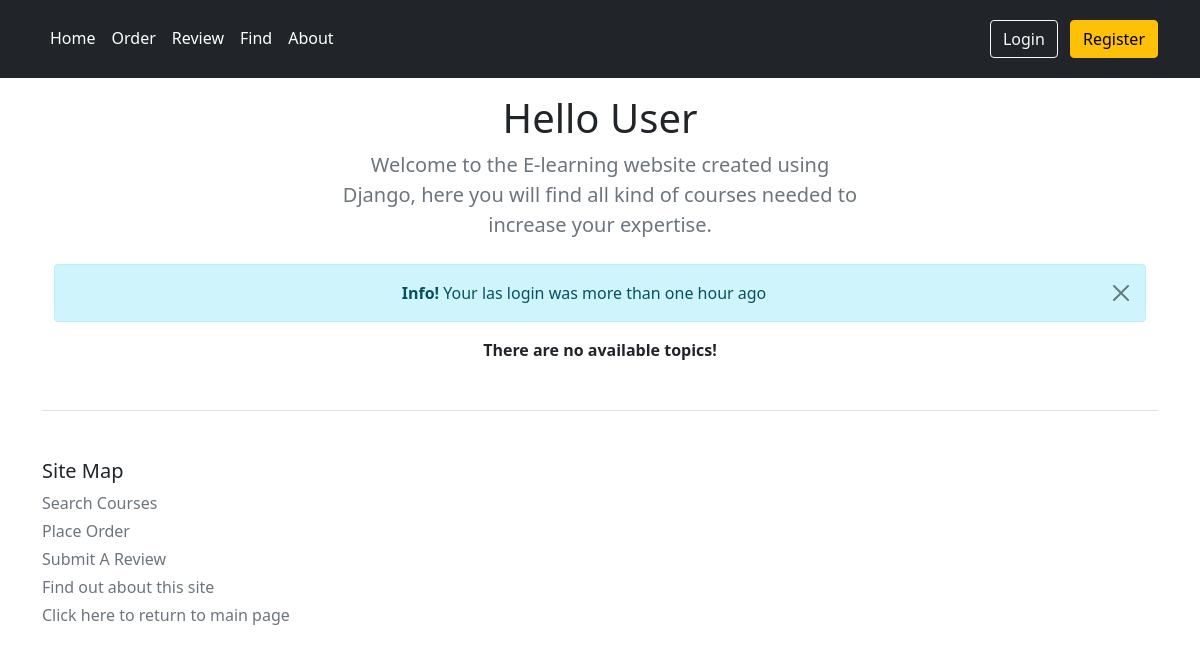
The page /CRMS/ on the database as committed earlier.
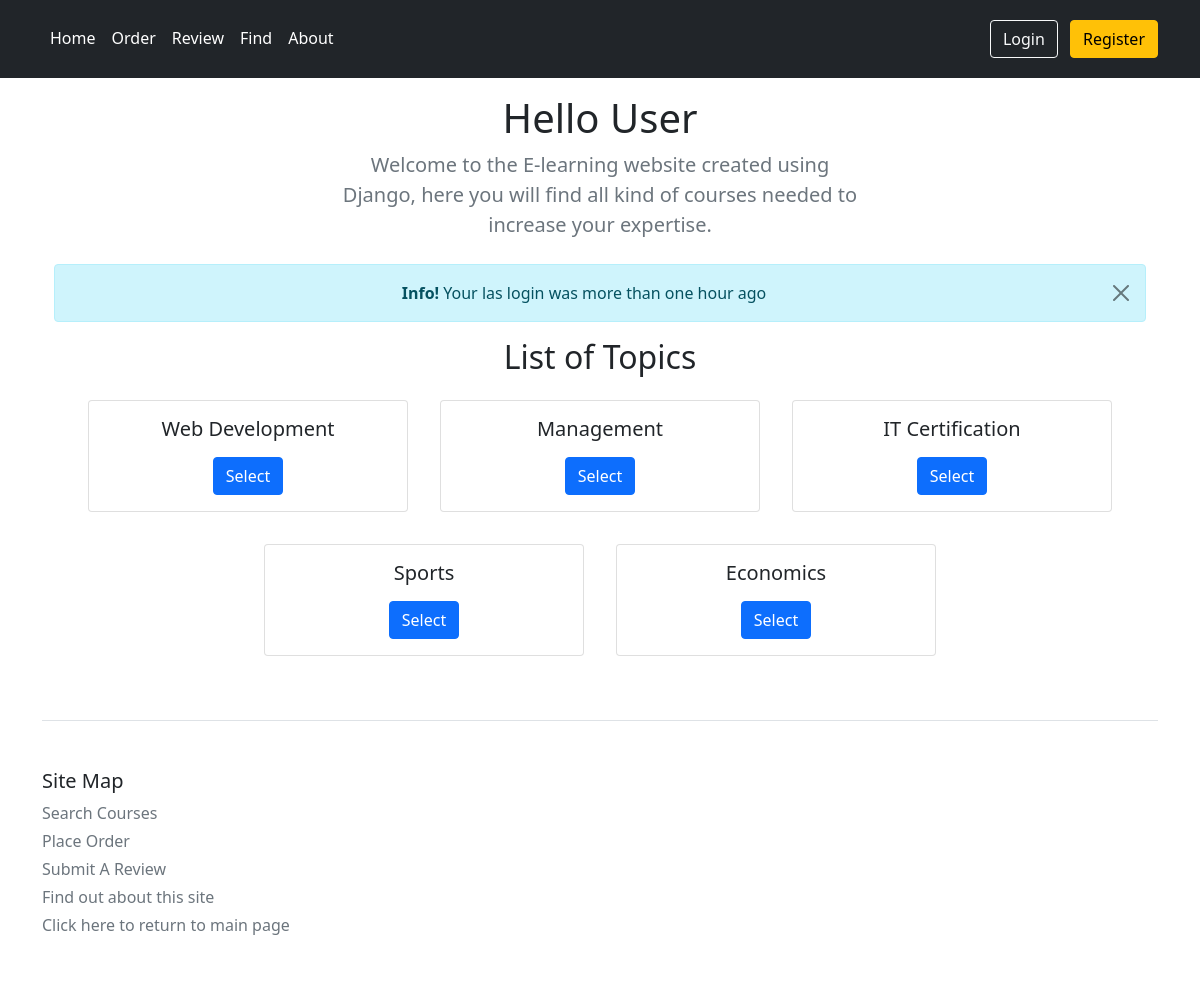
The same page on the database as committed later.
### CRMS/models.py (models this page shows, shortened)
class Topic(models.Model):
    name = models.CharField(max_length=200)
    length = models.IntegerField(default=12)
    details = models.TextField(blank=True)

### CRMS/views.py (the view)
# urls.py: path(r'', views.index, name='index'),
def index(request):
    if request.session.get('last_login'):
        message = "Your last login was at: " + str(request.session.get('last_login'))
    else:
        message = "Your las login was more than one hour ago"
    top_list = Topic.objects.all().order_by('id')[:10]
    return render(request, 'CRMS/index.html', {'top_list': top_list, 'message': message})

### templates/CRMS/index.html (shortened to what this page needs)
{% extends 'CRMS/base.html' %}
{% block heading_para %}
    <p class="lead text-muted">Welcome to the E-learning website created using Django, here you will find all kind of courses needed to increase your expertise.</p>
{% endblock %}
{% block body_block %}
    {% if message %}
        <div class="alert alert-info alert-dismissible fade show">
            <strong>Info!</strong> {{ message }}
            <button type="button" class="btn-close" data-bs-dismiss="alert"></button>
        </div>
    {% endif %}
    {% if top_list %}
        <h2>List of Topics</h2>
            <div class="row d-flex justify-content-center">
            {% for top in top_list %}
                    <div class="card text-center m-3" style="max-width: 20rem">
                      <div class="card-body">
                        <h5 class="card-title">{{ top.name }}</h5>
                        <a href="{% url 'CRMS:detail' top.id %}" class="btn btn-primary">Select</a>
                      </div>
                    </div>
            {% endfor %}
            </div>
    {% else %}
        <strong>There are no available topics!</strong>
    {% endif %}
{% endblock %}

### templates/CRMS/base.html (shortened to what this page needs)
<!DOCTYPE html>
{% load static %}
<html lang="en">
<head>
    <link href= "{% static 'CRMS/bootstrap.min.css' %}" rel="stylesheet"/>
    <link rel="stylesheet" type="text/css" href="{% static 'CRMS/style.css' %}"/>
</head>
<body>
<header class="p-3 bg-dark ">
    <div class="container">
        <div class="d-flex flex-wrap align-items-center justify-content-center justify-content-lg-start">
            <ul class="nav col-12 col-lg-auto me-lg-auto mb-2 justify-content-center mb-md-0">
                <li><a href="{% url 'CRMS:index' %}" class="nav-link px-2 nav-item text-white ">Home</a></li>
                <li><a href="{% url 'CRMS:place_order' %}" class="nav-link px-2 nav-item text-white">Order</a></li>
                <li><a href="{% url 'CRMS:review' %}" class="nav-link px-2 nav-item text-white">Review</a></li>
                <li><a href="{% url 'CRMS:findcourses' %}" class="nav-link px-2 nav-item text-white">Find</a></li>
                <li><a href="/CRMS/about" class="nav-link px-2 nav-item text-white">About</a></li>
            </ul>
            <div class="text-end">
                {% if request.session.username %}
                    <a class="btn btn-outline-light me-2" role="button" href="{% url 'CRMS:myaccount' %}">My
                        account</a>
                    <a class="btn btn-warning" role="button" href="{% url 'CRMS:user_logout' %}">Logout</a>
                {% else %}
                    <a class="btn btn-outline-light me-2" role="button" href="{% url 'CRMS:user_login' %}"> Login </a>
                    <a class="btn btn-warning" role="button" href="{% url 'CRMS:register' %}"> Register </a>
                {% endif %}
            </div>
        </div>
    </div>
</header>
<div class="container">
    <section class=" mt-2 text-center container">
        <div class="row py-lg-2">
          <div class="col-lg-6 col-md-8 mx-auto">
            <h1 class="fw-light">{% block myhdg %}Hello {% if request.session.username %}{{ request.session.fullname }} {% else %}User
        {% endif %} {% endblock %}</h1>
            {% block heading_para %}*** {% endblock %}
          </div>
        </div>
      </section>
    <div class="container text-center">
         {% block body_block %}*** {% endblock %}
    </div>
<footer class="pt-4 my-md-5 pt-md-5 border-top">
    <div class="row">
      <div class="col-6 col-md">
        <h5>Site Map</h5>
        <ul class="list-unstyled text-small">
            <li class="mb-1"><a class="link-secondary text-decoration-none" href="{% url 'CRMS:findcourses' %}"> Search Courses </a></li>
            <li class="mb-1"><a class="link-secondary text-decoration-none" href="{% url 'CRMS:place_order' %}"> Place Order </a></li>
            <li class="mb-1"><a class="link-secondary text-decoration-none" href="{% url 'CRMS:review' %}"> Submit A Review </a></li>
            <li class="mb-1"><a class="link-secondary text-decoration-none" href="/CRMS/about">Find out about this site</a></li>
            <li class="mb-1"><a class="link-secondary text-decoration-none" href="{% url 'CRMS:index' %}">Click here to return to main page</a></li>
        </ul>
      </div>
    </div>
</footer>
</div>
</body>
</html>

### CRMS/static/CRMS/style.css (style rules this page uses)
.nav-item::after { content: ''; display: block; width: 0px; height: 2px; background: #fec400; transition: 0.4s }
.nav-link { padding: 10px 5px; transition: 0.2s }

Rows that differ between the two databases and show on the page:
added Topic: name "Web Development"
added Topic: name "Management"
added Topic: name "IT Certification"
added Topic: name "Sports"
added Topic: name "Economics"
Other text that changed with them:
text no longer shown: "There are no available topics!"
text now shown: "List of Topics"
